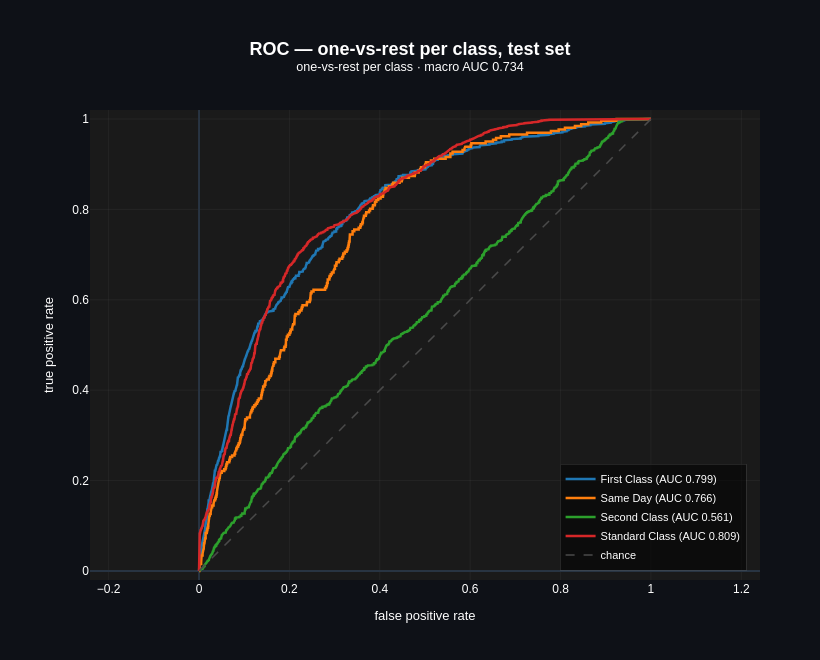

Here is the notebook cell this chart was saved with:
### Markdown cell above
Read by row, each cell is the share of that true class landing on each
predicted class. Standard Class and Same Day, the two classes priority pins
down almost on its own, hold the strongest diagonal. First Class and Second
Class, the two tiers customers reach for a `priority` of Medium or High that
has no strong preference between them, are where the model confuses one for
the other most often.

### Code cell
cp.classification_curve_plot(
    y_test, catboost_proba, kind="roc", labels=list(catboost_model.classes_),
    title="ROC — one-vs-rest per class, test set",
)

### Figure 1 — Plotly figure (JSON) as saved in the notebook; plotly's stock layout.template omitted (floating-point values rounded to 4 significant figures; data arrays with more than 128 entries replaced by an {"elided": "..."} marker saying what was removed)
{"data": [{"hovertemplate": "FPR %{x:.3f}<br>TPR %{y:.3f}<extra></extra>", "line": {"color": "#1f77b4", "width": 2.5}, "mode": "lines", "name": "First Class (AUC 0.799)", "type": "scatter", "x": {"elided": "5008 float values"}, "y": {"elided": "5008 float values"}}, {"hovertemplate": "FPR %{x:.3f}<br>TPR %{y:.3f}<extra></extra>", "line": {"color": "#ff7f0e", "width": 2.5}, "mode": "lines", "name": "Same Day (AUC 0.766)", "type": "scatter", "x": {"elided": "5008 float values"}, "y": {"elided": "5008 float values"}}, {"hovertemplate": "FPR %{x:.3f}<br>TPR %{y:.3f}<extra></extra>", "line": {"color": "#2ca02c", "width": 2.5}, "mode": "lines", "name": "Second Class (AUC 0.561)", "type": "scatter", "x": {"elided": "5008 float values"}, "y": {"elided": "5008 float values"}}, {"hovertemplate": "FPR %{x:.3f}<br>TPR %{y:.3f}<extra></extra>", "line": {"color": "#d62728", "width": 2.5}, "mode": "lines", "name": "Standard Class (AUC 0.809)", "type": "scatter", "x": {"elided": "5008 float values"}, "y": {"elided": "5008 float values"}}, {"hoverinfo": "skip", "line": {"color": "#4a4a4a", "dash": "dash", "width": 1.5}, "mode": "lines", "name": "chance", "type": "scatter", "x": [0, 1], "y": [0, 1]}], "layout": {"font": {"color": "white", "family": "Arial"}, "height": 660, "legend": {"bgcolor": "rgba(0,0,0,0.55)", "bordercolor": "rgba(128,128,128,0.2)", "borderwidth": 1, "font": {"size": 11}, "x": 0.98, "xanchor": "right", "y": 0.02, "yanchor": "bottom"}, "margin": {"b": 80, "l": 90, "r": 60, "t": 110}, "paper_bgcolor": "#0e1117", "plot_bgcolor": "#1a1a1a", "title": {"font": {"color": "white", "family": "Arial", "size": 18}, "text": "<b>ROC — one-vs-rest per class, test set</b><br><sup>one-vs-rest per class · macro AUC 0.734</sup>", "x": 0.5, "xanchor": "center"}, "width": 820, "xaxis": {"gridcolor": "rgba(128,128,128,0.2)", "gridwidth": 0.5, "range": [-0.02, 1.02], "showgrid": true, "title": {"font": {"size": 13}, "text": "false positive rate"}}, "yaxis": {"gridcolor": "rgba(128,128,128,0.2)", "gridwidth": 0.5, "range": [-0.02, 1.02], "scaleanchor": "x", "scaleratio": 1, "showgrid": true, "title": {"font": {"size": 13}, "text": "true positive rate"}}}}
